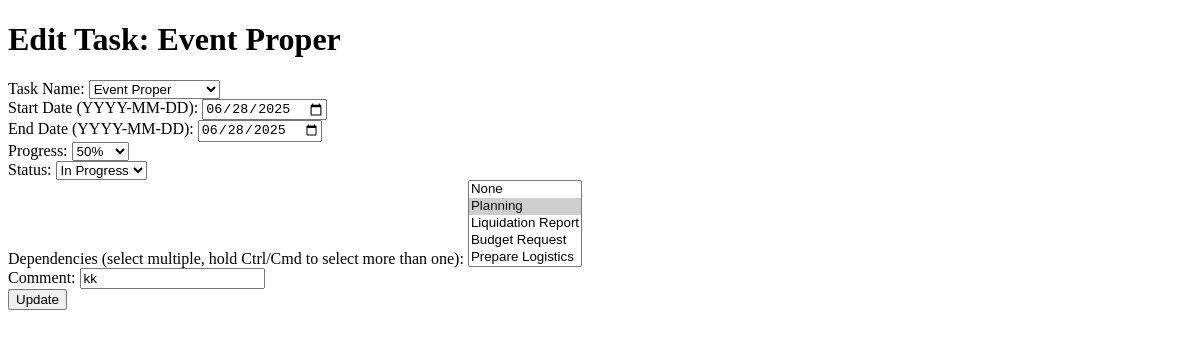
The page /tasks/2/edit (signed in) on the database its author committed.
### app/models.py (models this page shows, shortened)
class Task(db.Model):
    id = db.Column(db.Integer, primary_key=True)
    name = db.Column(db.String(120), nullable=False)
    start_date = db.Column(db.Date, nullable=True)
    end_date = db.Column(db.Date, nullable=True)
    progress = db.Column(db.Integer, default=0, nullable=False)
    status = db.Column(db.String(50), default='To Do', nullable=False)
    dependencies = db.Column(db.String(255), nullable=True)
    comment = db.Column(db.Text, nullable=True)
    project_id = db.Column(db.Integer, db.ForeignKey('project.id'), nullable=False)
    user_id = db.Column(db.Integer, db.ForeignKey('user.id'), nullable=False)

### app/routes.py (the view, shortened to what this page needs)
@bp.route('/tasks/<int:task_id>/edit', methods=['GET', 'POST'])
@login_required
def edit_task(task_id):
    task = Task.query.get_or_404(task_id)
    if task.project.user_id != current_user.id:
        if request.headers.get('X-Requested-With') == 'XMLHttpRequest':
            return jsonify({'success': False, 'message': 'You do not have permission to edit this task.'}), 403
        flash('You do not have permission to edit this task.', 'error')
        return redirect(url_for('main.projects'))
    return render_template('edit_task.html', task=task, current_project=task.project)

### app/templates/edit_task.html (shortened to what this page needs)
<!DOCTYPE html>
<html lang="en">
<head>
    <link rel="stylesheet" href="{{ url_for('static', filename='css/style.css') }}">
</head>
<body>
<h1>Edit Task: {{ task.name }}</h1>
    <form method="POST" action="" onsubmit="return validateDates()">
        <div>
            <label for="task_name">Task Name:</label>
            <select id="task_name_select" name="task_name" onchange="toggleOtherTaskName(this)" required>
                <option value="Event Proper" {% if task.name == 'Event Proper' %}selected{% endif %}>Event Proper</option>
            </select>
        </div>
        <div>
            <label for="start_date">Start Date (YYYY-MM-DD):</label>
            <input type="date" id="start_date" name="start_date" value="{{ task.start_date.strftime('%Y-%m-%d') if task.start_date else '' }}" required>
        </div>
        <div>
            <label for="end_date">End Date (YYYY-MM-DD):</label>
            <input type="date" id="end_date" name="end_date" value="{{ task.end_date.strftime('%Y-%m-%d') if task.end_date else '' }}" required>
        </div>
        <div>
            <label for="progress">Progress:</label>
            <select id="progress" name="progress" required>
                <option value="50" {% if task.progress == 50 %}selected{% endif %}>50%</option>
            </select>
        </div>
        <div>
            <label for="status">Status:</label>
            <select id="status" name="status" required>
                <option value="In Progress" {% if task.status == 'In Progress' %}selected{% endif %}>In Progress</option>
            </select>
        </div>
        <div>
            <label for="dependencies">Dependencies (select multiple, hold Ctrl/Cmd to select more than one):</label>
            <select id="dependencies" name="dependencies" multiple size="5" required>
                <option value="None" {% if not task.dependencies %}selected{% endif %}>None</option>
                {% for t in current_project.tasks if t.id != task.id %}
                    <option value="{{ t.name }}" {% if task.dependencies and t.name in task.dependencies.split(',') %}selected{% endif %}>{{ t.name }}</option>
                {% endfor %}
            </select>
        </div>
        <div>
            <label for="comment">Comment:</label>
            <input type="text" id="comment" name="comment" value="{{ task.comment if task.comment else '' }}" required>
        </div>
        <button type="submit" id="submitButton" disabled>Update</button>
    </form>
</body>
</html>

### rows shown on the page
Task: name "Event Proper", task_name "Event Proper", start_date "06/28/2025", end_date "06/28/2025", progress "50%", status "In Progress", dependencies "None / Planning ☑ / Liquidation Report / Budget Request / Prepare Logistics", comment "kk"
